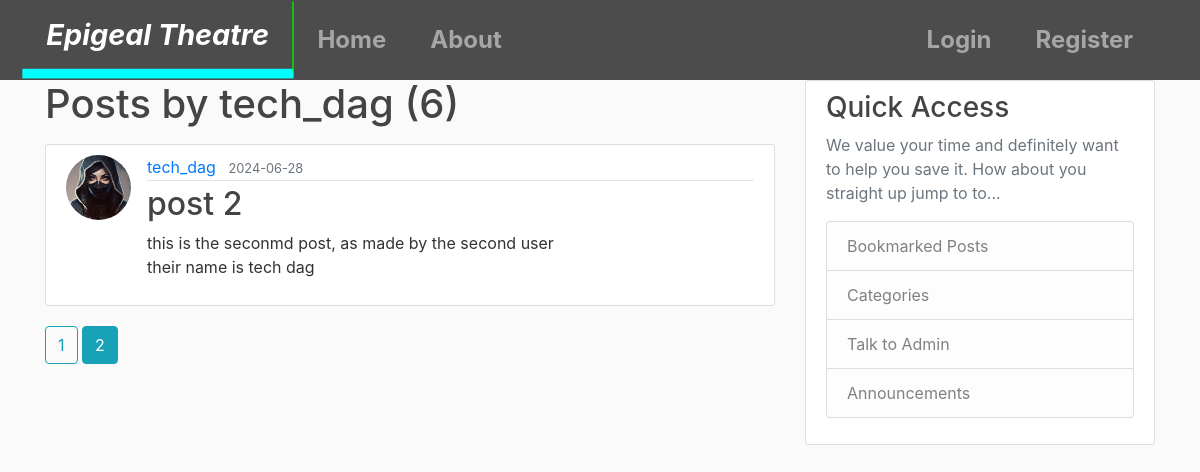
Page /user/tech_dag?page=2 on the earlier database version.
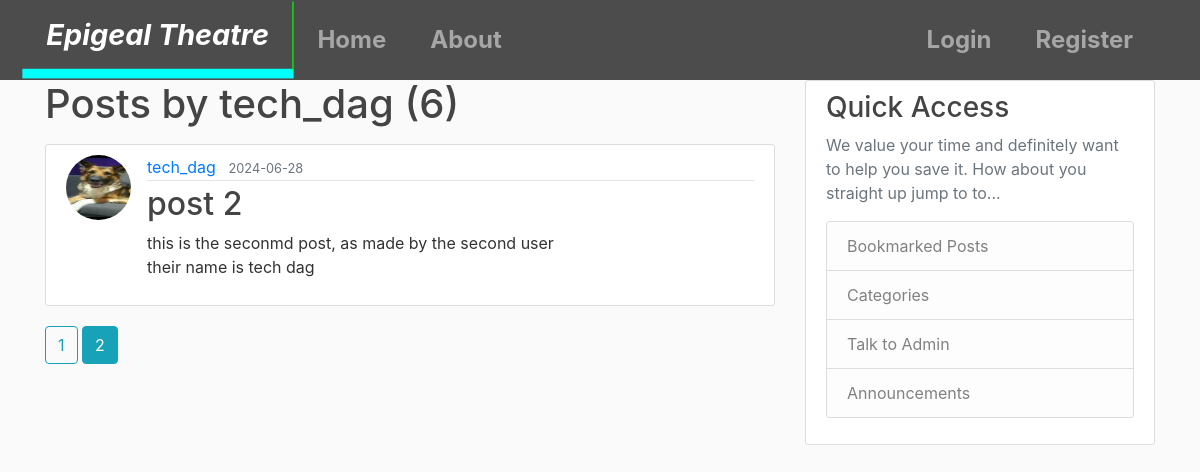
Same page on the later database version.
### flaskblog/models.py (models this page shows, shortened)
class Post(db.Model):
	id = db.Column(db.Integer,primary_key=True)
	title=db.Column(db.String(100), nullable=False)
	date_posted = db.Column(db.DateTime, nullable=False, default=datetime.utcnow)
	content = db.Column(db.Text, nullable=False)
	user_id =db.Column(db.Integer, db.ForeignKey('user.id'), nullable=False)

class User(db.Model, UserMixin):
	id = db.Column(db.Integer, primary_key=True)
	username =  db.Column(db.String(20), unique=True,nullable=False)
	email = db.Column(db.String(120), unique=True,nullable=False)
	image_file = db.Column(db.String(20),nullable=False, default = 'default.jpg')
	password = db.Column(db.String(60),nullable=False)
	posts = db.relationship('Post', backref='author', lazy=True)

### flaskblog/users/routes.py (the view)
@users.route("/user/<string:username>")
def user_posts(username):
	page = request.args.get('page',1, type=int)
	user =User.query.filter_by(username=username).first_or_404()
	posts = Post.query.filter_by(author=user).order_by(Post.date_posted.desc()).paginate(page=page, per_page=5)
	return render_template('user_post.html', posts=posts, user=user)

### flaskblog/templates/user_post.html
{% extends "layout.html" %}
{% block content %}
	<h1 class = "mb-3">Posts by {{ user.username }} ({{ posts.total }})</h1>
		{% for post in posts.items %}
		<article class="media content-section">
			<img class= "rounded-circle article-img" src="{{ url_for('static', filename='assets/' + post.author.image_file) }}">
			<div class="media-body">
			    <div class="article-metadata">
			      <a class="mr-2" href="{{ url_for('users.user_posts', username=post.author.username) }}">{{ post.author.username }}</a>
			      <small class="text-muted">{{ post.date_posted.strftime('%Y-%m-%d') }}</small>
			    </div>
			    <h2><a class="article-title" href="{{ url_for('posts.post', post_id=post.id) }}">{{ post.title }}</a></h2>
			    <p class="article-content">{{ post.content }}</p>
			</div>
		</article>
		{% endfor %}
		{% for page_num in posts.iter_pages(left_edge=1, right_edge=1,left_current=1,right_current=2) %}
			{% if page_num %}
				{% if posts.page == page_num %}
					<a class = "btn btn-info mb-4"href="{{ url_for('users.user_posts', username=user.username, page=page_num)}}">{{ page_num}}</a>
				{% else %}
					<a class = "btn btn-outline-info mb-4"href="{{ url_for('users.user_posts', username=user.username, page=page_num)}}">{{ page_num}}</a>
				{% endif %}
			{% else%}
			...
			{% endif %}
		{% endfor %}
{% endblock content %}

Differences in the rows shown:
changed through a linked row, Post "post 2": image_file: picture added in place of a placeholder
